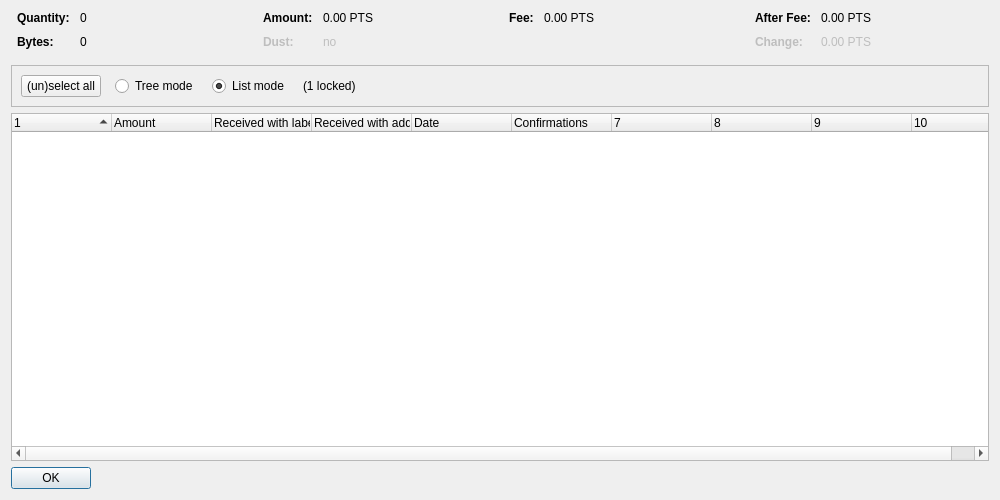
<?xml version="1.0" encoding="UTF-8"?>
<ui version="4.0">
 <class>CoinControlDialog</class>
 <widget class="QDialog" name="CoinControlDialog">
  <property name="geometry">
   <rect>
    <x>0</x>
    <y>0</y>
    <width>1000</width>
    <height>500</height>
   </rect>
  </property>
  <property name="windowTitle">
   <string>Coin Selection</string>
  </property>
  <layout class="QVBoxLayout" name="verticalLayout">
   <item>
    <layout class="QHBoxLayout" name="horizontalLayoutTop" stretch="0,0,0,0">
     <property name="topMargin">
      <number>0</number>
     </property>
     <property name="bottomMargin">
      <number>10</number>
     </property>
     <item>
      <layout class="QFormLayout" name="formLayoutCoinControl1">
       <property name="horizontalSpacing">
        <number>10</number>
       </property>
       <property name="verticalSpacing">
        <number>10</number>
       </property>
       <property name="leftMargin">
        <number>6</number>
       </property>
       <property name="rightMargin">
        <number>6</number>
       </property>
       <item row="0" column="0">
        <widget class="QLabel" name="labelCoinControlQuantityText">
         <property name="font">
          <font>
           <weight>75</weight>
           <bold>true</bold>
          </font>
         </property>
         <property name="text">
          <string>Quantity:</string>
         </property>
        </widget>
       </item>
       <item row="0" column="1">
        <widget class="QLabel" name="labelCoinControlQuantity">
         <property name="cursor">
          <cursorShape>IBeamCursor</cursorShape>
         </property>
         <property name="contextMenuPolicy">
          <enum>Qt::ActionsContextMenu</enum>
         </property>
         <property name="text">
          <string notr="true">0</string>
         </property>
         <property name="textInteractionFlags">
          <set>Qt::LinksAccessibleByMouse|Qt::TextSelectableByKeyboard|Qt::TextSelectableByMouse</set>
         </property>
        </widget>
       </item>
       <item row="1" column="0">
        <widget class="QLabel" name="labelCoinControlBytesText">
         <property name="font">
          <font>
           <weight>75</weight>
           <bold>true</bold>
          </font>
         </property>
         <property name="text">
          <string>Bytes:</string>
         </property>
        </widget>
       </item>
       <item row="1" column="1">
        <widget class="QLabel" name="labelCoinControlBytes">
         <property name="cursor">
          <cursorShape>IBeamCursor</cursorShape>
         </property>
         <property name="contextMenuPolicy">
          <enum>Qt::ActionsContextMenu</enum>
         </property>
         <property name="text">
          <string notr="true">0</string>
         </property>
         <property name="textInteractionFlags">
          <set>Qt::LinksAccessibleByMouse|Qt::TextSelectableByKeyboard|Qt::TextSelectableByMouse</set>
         </property>
        </widget>
       </item>
      </layout>
     </item>
     <item>
      <layout class="QFormLayout" name="formLayoutCoinControl2">
       <property name="horizontalSpacing">
        <number>10</number>
       </property>
       <property name="verticalSpacing">
        <number>10</number>
       </property>
       <property name="leftMargin">
        <number>6</number>
       </property>
       <property name="rightMargin">
        <number>6</number>
       </property>
       <item row="0" column="0">
        <widget class="QLabel" name="labelCoinControlAmountText">
         <property name="font">
          <font>
           <weight>75</weight>
           <bold>true</bold>
          </font>
         </property>
         <property name="text">
          <string>Amount:</string>
         </property>
        </widget>
       </item>
       <item row="0" column="1">
        <widget class="QLabel" name="labelCoinControlAmount">
         <property name="cursor">
          <cursorShape>IBeamCursor</cursorShape>
         </property>
         <property name="contextMenuPolicy">
          <enum>Qt::ActionsContextMenu</enum>
         </property>
         <property name="text">
          <string notr="true">0.00 PTS</string>
         </property>
         <property name="textInteractionFlags">
          <set>Qt::LinksAccessibleByMouse|Qt::TextSelectableByKeyboard|Qt::TextSelectableByMouse</set>
         </property>
        </widget>
       </item>
       <item row="1" column="0">
        <widget class="QLabel" name="labelCoinControlLowOutputText">
         <property name="enabled">
          <bool>false</bool>
         </property>
         <property name="font">
          <font>
           <weight>75</weight>
           <bold>true</bold>
          </font>
         </property>
         <property name="text">
          <string>Dust:</string>
         </property>
        </widget>
       </item>
       <item row="1" column="1">
        <widget class="QLabel" name="labelCoinControlLowOutput">
         <property name="enabled">
          <bool>false</bool>
         </property>
         <property name="cursor">
          <cursorShape>IBeamCursor</cursorShape>
         </property>
         <property name="contextMenuPolicy">
          <enum>Qt::ActionsContextMenu</enum>
         </property>
         <property name="text">
          <string notr="true">no</string>
         </property>
         <property name="textInteractionFlags">
          <set>Qt::LinksAccessibleByMouse|Qt::TextSelectableByKeyboard|Qt::TextSelectableByMouse</set>
         </property>
        </widget>
       </item>
      </layout>
     </item>
     <item>
      <layout class="QFormLayout" name="formLayoutCoinControl3">
       <property name="horizontalSpacing">
        <number>10</number>
       </property>
       <property name="verticalSpacing">
        <number>10</number>
       </property>
       <property name="leftMargin">
        <number>6</number>
       </property>
       <property name="rightMargin">
        <number>6</number>
       </property>
       <item row="0" column="0">
        <widget class="QLabel" name="labelCoinControlFeeText">
         <property name="font">
          <font>
           <weight>75</weight>
           <bold>true</bold>
          </font>
         </property>
         <property name="text">
          <string>Fee:</string>
         </property>
        </widget>
       </item>
       <item row="0" column="1">
        <widget class="QLabel" name="labelCoinControlFee">
         <property name="cursor">
          <cursorShape>IBeamCursor</cursorShape>
         </property>
         <property name="contextMenuPolicy">
          <enum>Qt::ActionsContextMenu</enum>
         </property>
         <property name="text">
          <string notr="true">0.00 PTS</string>
         </property>
         <property name="textInteractionFlags">
          <set>Qt::LinksAccessibleByMouse|Qt::TextSelectableByKeyboard|Qt::TextSelectableByMouse</set>
         </property>
        </widget>
       </item>
      </layout>
     </item>
     <item>
      <layout class="QFormLayout" name="formLayoutCoinControl4">
       <property name="horizontalSpacing">
        <number>10</number>
       </property>
       <property name="verticalSpacing">
        <number>10</number>
       </property>
       <property name="leftMargin">
        <number>6</number>
       </property>
       <property name="rightMargin">
        <number>6</number>
       </property>
       <item row="0" column="0">
        <widget class="QLabel" name="labelCoinControlAfterFeeText">
         <property name="font">
          <font>
           <weight>75</weight>
           <bold>true</bold>
          </font>
         </property>
         <property name="text">
          <string>After Fee:</string>
         </property>
        </widget>
       </item>
       <item row="0" column="1">
        <widget class="QLabel" name="labelCoinControlAfterFee">
         <property name="cursor">
          <cursorShape>IBeamCursor</cursorShape>
         </property>
         <property name="contextMenuPolicy">
          <enum>Qt::ActionsContextMenu</enum>
         </property>
         <property name="text">
          <string notr="true">0.00 PTS</string>
         </property>
         <property name="textInteractionFlags">
          <set>Qt::LinksAccessibleByMouse|Qt::TextSelectableByKeyboard|Qt::TextSelectableByMouse</set>
         </property>
        </widget>
       </item>
       <item row="1" column="0">
        <widget class="QLabel" name="labelCoinControlChangeText">
         <property name="enabled">
          <bool>false</bool>
         </property>
         <property name="font">
          <font>
           <weight>75</weight>
           <bold>true</bold>
          </font>
         </property>
         <property name="text">
          <string>Change:</string>
         </property>
        </widget>
       </item>
       <item row="1" column="1">
        <widget class="QLabel" name="labelCoinControlChange">
         <property name="enabled">
          <bool>false</bool>
         </property>
         <property name="cursor">
          <cursorShape>IBeamCursor</cursorShape>
         </property>
         <property name="contextMenuPolicy">
          <enum>Qt::ActionsContextMenu</enum>
         </property>
         <property name="text">
          <string notr="true">0.00 PTS</string>
         </property>
         <property name="textInteractionFlags">
          <set>Qt::LinksAccessibleByMouse|Qt::TextSelectableByKeyboard|Qt::TextSelectableByMouse</set>
         </property>
        </widget>
       </item>
      </layout>
     </item>
    </layout>
   </item>
   <item>
    <widget class="QFrame" name="frame">
     <property name="minimumSize">
      <size>
       <width>0</width>
       <height>40</height>
      </size>
     </property>
     <property name="frameShape">
      <enum>QFrame::StyledPanel</enum>
     </property>
     <property name="frameShadow">
      <enum>QFrame::Sunken</enum>
     </property>
     <layout class="QHBoxLayout" name="horizontalLayout">
      <item>
       <layout class="QHBoxLayout" name="horizontalLayoutPanel" stretch="0,0,0,0,0">
        <property name="spacing">
         <number>14</number>
        </property>
        <item>
         <widget class="QPushButton" name="pushButtonSelectAll">
          <property name="sizePolicy">
           <sizepolicy hsizetype="Maximum" vsizetype="Fixed">
            <horstretch>0</horstretch>
            <verstretch>0</verstretch>
           </sizepolicy>
          </property>
          <property name="text">
           <string>(un)select all</string>
          </property>
          <property name="autoDefault">
           <bool>false</bool>
          </property>
         </widget>
        </item>
        <item>
         <widget class="QRadioButton" name="radioTreeMode">
          <property name="sizePolicy">
           <sizepolicy hsizetype="Maximum" vsizetype="Fixed">
            <horstretch>0</horstretch>
            <verstretch>0</verstretch>
           </sizepolicy>
          </property>
          <property name="text">
           <string>Tree mode</string>
          </property>
         </widget>
        </item>
        <item>
         <widget class="QRadioButton" name="radioListMode">
          <property name="sizePolicy">
           <sizepolicy hsizetype="Maximum" vsizetype="Fixed">
            <horstretch>0</horstretch>
            <verstretch>0</verstretch>
           </sizepolicy>
          </property>
          <property name="text">
           <string>List mode</string>
          </property>
          <property name="checked">
           <bool>true</bool>
          </property>
         </widget>
        </item>
        <item>
         <widget class="QLabel" name="labelLocked">
          <property name="text">
           <string notr="true">(1 locked)</string>
          </property>
         </widget>
        </item>
        <item>
         <spacer name="horizontalSpacer">
          <property name="orientation">
           <enum>Qt::Horizontal</enum>
          </property>
          <property name="sizeHint" stdset="0">
           <size>
            <width>40</width>
            <height>20</height>
           </size>
          </property>
         </spacer>
        </item>
       </layout>
      </item>
     </layout>
    </widget>
   </item>
   <item>
    <widget class="CoinControlTreeWidget" name="treeWidget">
     <property name="contextMenuPolicy">
      <enum>Qt::CustomContextMenu</enum>
     </property>
     <property name="sortingEnabled">
      <bool>false</bool>
     </property>
     <property name="columnCount">
      <number>10</number>
     </property>
     <attribute name="headerShowSortIndicator" stdset="0">
      <bool>true</bool>
     </attribute>
     <attribute name="headerStretchLastSection">
      <bool>false</bool>
     </attribute>
     <column>
      <property name="text">
       <string/>
      </property>
     </column>
     <column>
      <property name="text">
       <string>Amount</string>
      </property>
     </column>
     <column>
      <property name="text">
       <string>Received with label</string>
      </property>
     </column>
     <column>
      <property name="text">
       <string>Received with address</string>
      </property>
     </column>
     <column>
      <property name="text">
       <string>Date</string>
      </property>
     </column>
     <column>
      <property name="text">
       <string>Confirmations</string>
      </property>
      <property name="toolTip">
       <string>Confirmed</string>
      </property>
     </column>
     <column>
      <property name="text">
       <string/>
      </property>
     </column>
     <column>
      <property name="text">
       <string/>
      </property>
     </column>
     <column>
      <property name="text">
       <string/>
      </property>
     </column>
     <column>
      <property name="text">
       <string/>
      </property>
     </column>
    </widget>
   </item>
   <item>
    <widget class="QDialogButtonBox" name="buttonBox">
     <property name="sizePolicy">
      <sizepolicy hsizetype="Maximum" vsizetype="Fixed">
       <horstretch>0</horstretch>
       <verstretch>0</verstretch>
      </sizepolicy>
     </property>
     <property name="orientation">
      <enum>Qt::Horizontal</enum>
     </property>
     <property name="standardButtons">
      <set>QDialogButtonBox::Ok</set>
     </property>
    </widget>
   </item>
  </layout>
 </widget>
 <customwidgets>
  <customwidget>
   <class>CoinControlTreeWidget</class>
   <extends>QTreeWidget</extends>
   <header>qt/coincontroltreewidget.h</header>
  </customwidget>
 </customwidgets>
 <resources/>
 <connections/>
</ui>
